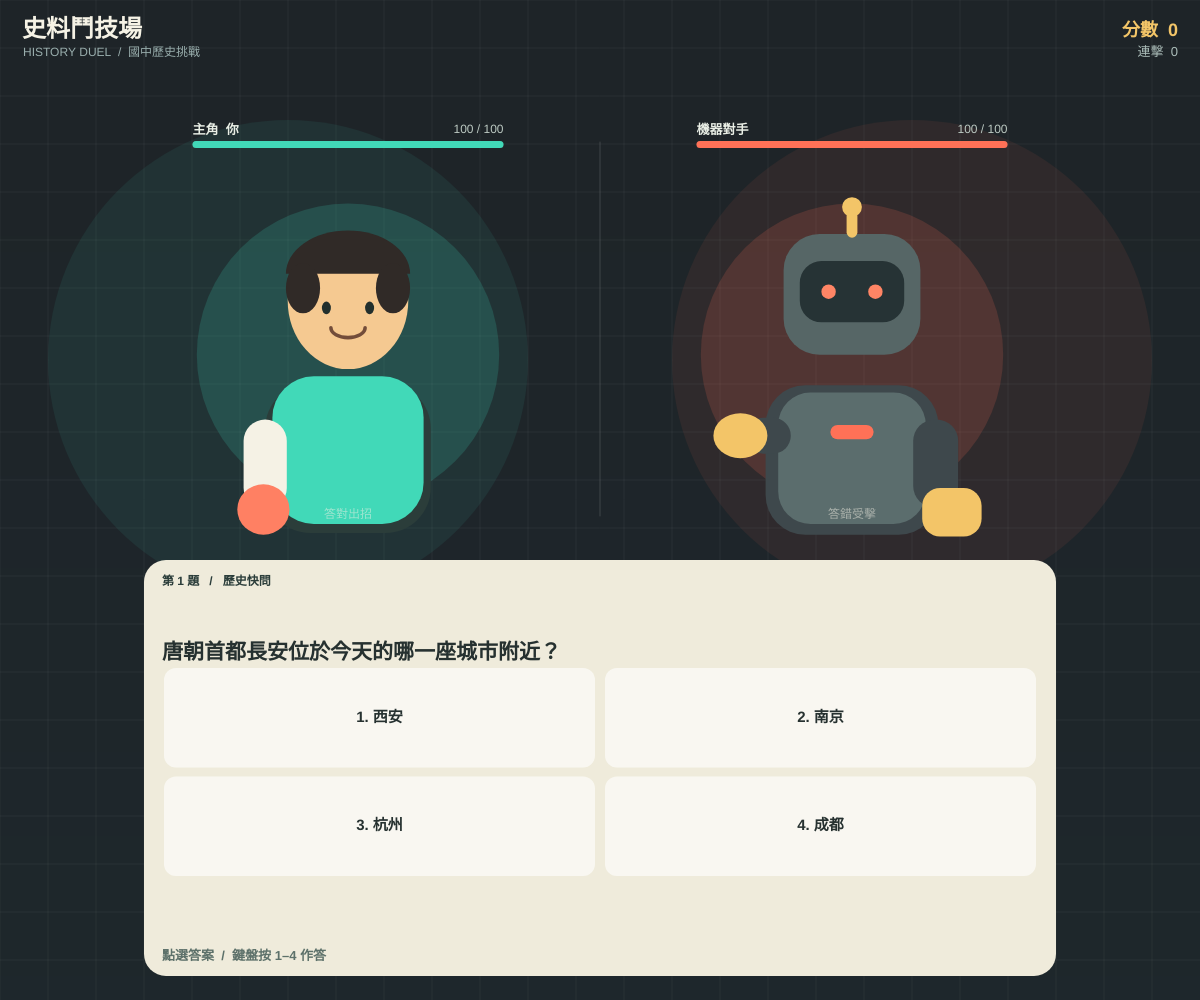
Frame 1 (no input)
Frame 60 (no input): identical to frame 1, image omitted
Frame 120 (the mouse pressed at the canvas centre since frame 60): identical to frame 1, image omitted

The p5.js sketch that drew this single still picture (run headless with seeded random() and noise() and a simulated clock; from frame 60 on, the mouse is pressed at the canvas centre):

// p5.js sketch
// ── sketch.js
// 儲存玩家與機器對手的戰鬥狀態。
let playerHealth = 100; // 主角目前的生命值。
let enemyHealth = 100; // 機器對手目前的生命值。
let score = 0; // 記錄答對題目獲得的分數。
let combo = 0; // 記錄連續答對的題數。
let questionIndex = 0; // 記錄目前題庫進度。
let selectedAnswer = -1; // 記錄玩家選擇的答案編號。
let answerLocked = false; // 作答後暫時鎖定輸入，顯示回饋動畫。
let feedbackUntil = 0; // 記錄回饋動畫結束的時間。
let gameResult = "playing"; // 保存遊戲狀態：進行中、勝利或失敗。
let hitFlash = 0; // 控制受擊時的短暫畫面閃光。
let playerDownUntil = 0; // 記錄主角倒地動畫結束的時間。
let robotAttackUntil = 0; // 記錄機器人出拳動畫結束的時間。

// 建立適合國中程度的歷史四選一題庫。
const questions = [
  { question: "秦始皇統一六國後，採用哪一種文字作為標準？", choices: ["甲骨文", "小篆", "楷書", "隸書"], answer: 1, explanation: "秦始皇推行「書同文」，以小篆作為全國通行的標準文字。" },
  { question: "漢代開通、促進東西交流的重要路線是？", choices: ["茶馬古道", "絲綢之路", "大運河", "鄭和航線"], answer: 1, explanation: "張騫出使西域後，漢朝與西域往來增加，絲綢之路成為東西交流的重要路線。" },
  { question: "唐朝時，前往日本傳授佛法的高僧是誰？", choices: ["玄奘", "鑑真", "法顯", "鳩摩羅什"], answer: 1, explanation: "鑑真和尚多次嘗試東渡日本，成功後傳授佛法並協助建立寺院。" },
  { question: "宋代重要的海上貿易港口之一是？", choices: ["泉州", "北京", "西安", "洛陽"], answer: 0, explanation: "泉州位於東南沿海，宋元時期港口貿易興盛，是重要的海上交通中心。" },
  { question: "明朝時率領船隊下西洋的是哪一位人物？", choices: ["戚繼光", "鄭成功", "鄭和", "張騫"], answer: 2, explanation: "鄭和奉明成祖之命多次率領大型船隊遠航，前往東南亞、印度洋等地。" },
  { question: "清朝末年，臺灣在哪一年建省？", choices: ["1683 年", "1885 年", "1895 年", "1945 年"], answer: 1, explanation: "清廷在 1885 年正式設立臺灣省，首任巡撫是劉銘傳。" },
  { question: "臺灣原住民族中，曾與荷蘭人締結條約的族群是？", choices: ["凱達格蘭族", "西拉雅族", "排灣族", "泰雅族"], answer: 1, explanation: "西拉雅族是臺灣西南部的平埔族群，曾與荷蘭人接觸並締結協議。" },
  { question: "第二次世界大戰結束於哪一年？", choices: ["1918 年", "1939 年", "1945 年", "1949 年"], answer: 2, explanation: "德國於 1945 年 5 月投降，日本於同年 9 月正式簽署降書，第二次世界大戰結束。" },
  { question: "臺灣民主國成立於哪一年？", choices: ["1895 年", "1911 年", "1921 年", "1949 年"], answer: 0, explanation: "清朝在 1895 年簽訂《馬關條約》割讓臺灣，臺灣民主國隨後成立以抵抗日軍接收。" },
  { question: "清代渡臺禁令逐漸解除後，哪個家族在臺灣開墾有名？", choices: ["鄭氏家族", "霧峰林家", "板橋林家", "新竹陳家"], answer: 2, explanation: "板橋林家在清代於北臺灣拓墾並累積土地，是臺灣著名的家族之一。" },
  { question: "商朝常用哪一種文字占卜並記錄事情？", choices: ["甲骨文", "小篆", "金文", "楷書"], answer: 0, explanation: "商人把占卜結果刻在龜甲或獸骨上，這些文字稱為甲骨文，是目前重要的早期漢字資料。" },
  { question: "春秋時期提出「有教無類」主張的思想家是誰？", choices: ["老子", "孔子", "墨子", "韓非子"], answer: 1, explanation: "孔子主張教育不應受身分或出身限制，這個理念稱為「有教無類」。" },
  { question: "秦朝中央政府中，負責監察百官的官職是？", choices: ["丞相", "太尉", "御史大夫", "郡守"], answer: 2, explanation: "秦朝中央設御史大夫負責監察；丞相掌行政，太尉掌軍事，郡守則治理郡。" },
  { question: "傳統上被認為改進造紙術的東漢人物是誰？", choices: ["張衡", "蔡倫", "司馬遷", "班超"], answer: 1, explanation: "東漢蔡倫改進造紙方法，利用樹皮、麻頭等材料製紙，促進文字記錄與傳播。" },
  { question: "隋朝為了連接南北交通而開鑿的重要工程是？", choices: ["靈渠", "都江堰", "大運河", "鄭國渠"], answer: 2, explanation: "隋朝大運河連接南北水系，方便交通、漕運與各地往來。" },
  { question: "唐朝首都長安位於今天的哪一座城市附近？", choices: ["西安", "南京", "杭州", "成都"], answer: 0, explanation: "唐朝長安城位於今天陝西省西安市一帶，是當時重要的政治與國際交流中心。" },
  { question: "宋代指南針廣泛應用於哪一種活動？", choices: ["海上航行", "活字印刷", "水利灌溉", "科舉考試"], answer: 0, explanation: "指南針能辨別方向，宋代應用於海上航行，讓船隻較容易掌握航向。" },
  { question: "活字印刷術的發明者畢昇生活在哪個朝代？", choices: ["漢朝", "唐朝", "宋朝", "明朝"], answer: 2, explanation: "北宋的畢昇發明泥活字印刷，比逐字雕刻整版更方便重複排版。" },
  { question: "元朝的建立者忽必烈屬於哪一個族群？", choices: ["女真族", "蒙古族", "滿族", "契丹族"], answer: 1, explanation: "忽必烈是蒙古帝國的領袖，建立元朝並統一中國。" },
  { question: "明代鄭和船隊下西洋時，明朝的皇帝是？", choices: ["明太祖", "明成祖", "明英宗", "明神宗"], answer: 1, explanation: "鄭和受明成祖朱棣派遣下西洋，第一次航行於 1405 年出發。" },
  { question: "鄭成功於 1662 年從哪一國手中收復臺灣？", choices: ["西班牙", "荷蘭", "英國", "葡萄牙"], answer: 1, explanation: "鄭成功率軍攻打荷蘭東印度公司在臺據點，荷蘭守軍於 1662 年投降。" },
  { question: "清朝何時開始將臺灣納入版圖並設府治理？", choices: ["1684 年", "1885 年", "1895 年", "1945 年"], answer: 0, explanation: "清廷於 1683 年擊敗鄭氏政權，隔年設臺灣府，將臺灣納入行政治理。" },
  { question: "清朝在甲午戰爭後，透過哪一項條約將臺灣割讓給日本？", choices: ["南京條約", "馬關條約", "北京條約", "辛丑條約"], answer: 1, explanation: "清朝在 1895 年簽訂《馬關條約》，將臺灣及澎湖割讓給日本。" },
  { question: "辛亥革命發生於哪一年？", choices: ["1895 年", "1905 年", "1911 年", "1919 年"], answer: 2, explanation: "武昌起義於 1911 年爆發，推動辛亥革命，最終促成清朝結束統治。" },
  { question: "五四運動發生於哪一年？", choices: ["1911 年", "1919 年", "1927 年", "1937 年"], answer: 1, explanation: "1919 年巴黎和會的山東問題引發學生上街抗議，五四運動隨之展開。" },
  { question: "第二次世界大戰期間，臺灣結束日本統治是在？", choices: ["1911 年", "1937 年", "1945 年", "1949 年"], answer: 2, explanation: "日本在 1945 年戰敗投降，依戰後安排，臺灣結束日本統治。" },
  { question: "中華人民共和國成立於哪一年？", choices: ["1912 年", "1937 年", "1945 年", "1949 年"], answer: 3, explanation: "1949 年 10 月 1 日，中華人民共和國在北京宣告成立。" },
  { question: "荷蘭東印度公司在臺灣建立據點，主要位於哪個地區？", choices: ["臺灣北部", "臺灣西南部", "臺灣東部", "澎湖以北"], answer: 1, explanation: "荷蘭東印度公司主要在臺灣西南部建立據點，曾以大員（今臺南安平一帶）為中心。" }
];

// 設定滿版畫布與全域繪圖文字樣式。
function setup() {
  createCanvas(windowWidth, windowHeight); // 讓畫布一開始就填滿瀏覽器視窗。
  shuffleQuestions(); // 每次載入遊戲時重新排列題目。
  textFont("sans-serif"); // 使用跨裝置可讀的中文字型。
  textAlign(CENTER, CENTER); // 讓遊戲文字以中心點對齊。
  rectMode(CORNER); // 使用左上角作為矩形座標。
}

// 依照目前視窗尺寸重新安排畫布。
function windowResized() {
  resizeCanvas(windowWidth, windowHeight); // 視窗或裝置方向改變時同步畫布大小。
}

// 每一影格重新繪製場景、角色與遊戲介面。
function draw() {
  drawBackdrop(); // 繪製帶有格線與光暈的競技場背景。
  drawHeader(); // 顯示遊戲名稱、分數與連擊數。
  drawBattlefield(); // 顯示兩名角色與雙方生命值。
  drawQuestionPanel(); // 顯示題目、答案選項與作答回饋。
  drawResultOverlay(); // 遊戲結束時顯示勝負與重新開始按鈕。
}

// 繪製深色競技場與細緻的網格背景。
function drawBackdrop() {
  background("#212529"); // 使用指定的深灰色作為整體背景。
  noStroke(); // 背景裝飾不顯示外框。
  for (let y = 0; y < height; y += 4) { // 以細橫帶製作柔和的垂直色差。
    fill(22, 33 + y * 0.015, 37 + y * 0.018, 55); // 讓畫面下方稍微明亮。
    rect(0, y, width, 4); // 畫出目前這一道背景色帶。
  }
  stroke(255, 255, 255, 12); // 設定低對比度的格線顏色。
  strokeWeight(1); // 使用細線，避免格線干擾文字。
  for (let x = 0; x < width; x += 48) line(x, 0, x, height); // 畫出垂直格線。
  for (let y = 0; y < height; y += 48) line(0, y, width, y); // 畫出水平格線。
  noStroke(); // 後續圖形恢復為無外框模式。
  fill(65, 217, 184, 20); // 使用青綠色點綴舞台中央。
  ellipse(width * 0.24, height * 0.36, min(width, height) * 0.48); // 加上主角側柔光。
  fill(255, 113, 87, 19); // 使用珊瑚紅點綴對手區域。
  ellipse(width * 0.76, height * 0.36, min(width, height) * 0.48); // 加上對手側柔光。
}

// 繪製標題列與戰鬥分數。
function drawHeader() {
  const compact = width < 600; // 窄螢幕使用較緊湊的標題排版。
  fill(245, 242, 229); // 設定主標題的暖白文字顏色。
  textAlign(LEFT, CENTER); // 標題與副標題靠左對齊。
  textStyle(BOLD); // 強調遊戲主標題。
  textSize(compact ? 19 : 24); // 依螢幕寬度調整標題字級。
  text("史料鬥技場", 22, 30); // 顯示遊戲名稱。
  textStyle(NORMAL); // 副標題恢復一般字重。
  fill(153, 174, 173); // 使用柔和灰綠色呈現副標題。
  textSize(compact ? 10 : 12); // 窄螢幕縮小副標題。
  text("HISTORY DUEL  /  國中歷史挑戰", 23, 53); // 顯示遊戲主題。
  textAlign(RIGHT, CENTER); // 分數資訊靠右排列。
  fill(243, 197, 104); // 分數使用明亮金黃色。
  textStyle(BOLD); // 強調分數數值。
  textSize(compact ? 15 : 18); // 讓分數在小螢幕仍然清楚。
  text("分數  " + score, width - 22, 31); // 顯示目前累積分數。
  fill(172, 190, 186); // 連擊數使用低調的輔助色。
  textStyle(NORMAL); // 連擊標籤使用一般字重。
  textSize(compact ? 11 : 13); // 依版面縮放連擊字級。
  text("連擊  " + combo, width - 22, 52); // 顯示目前連續答對數。
  textAlign(CENTER, CENTER); // 恢復中央對齊供其他畫面元件使用。
}

// 繪製對戰區域、兩位角色與生命值。
function drawBattlefield() {
  const compact = width < 600; // 窄螢幕縮小人物並調整對戰間距。
  const sceneTop = compact ? height * 0.11 : height * 0.13; // 計算對戰區的頂端位置。
  const sceneBottom = compact ? height * 0.48 : height * 0.52; // 計算對戰區的底端位置。
  const fighterSize = min(width * (compact ? 0.34 : 0.27), height * 0.34); // 依視窗比例限制人物最大尺寸。
  const fighterY = sceneTop + (sceneBottom - sceneTop) * 0.53; // 將人物置於舞台中央。
  const playerX = width * (compact ? 0.27 : 0.29); // 計算主角的水平位置。
  const enemyX = width * (compact ? 0.73 : 0.71); // 計算機器人的水平位置。
  drawHealthBar(playerX - fighterSize * 0.48, sceneTop, fighterSize * 0.96, playerHealth, "主角  你", color(65, 217, 184)); // 顯示主角名稱與生命值。
  drawHealthBar(enemyX - fighterSize * 0.48, sceneTop, fighterSize * 0.96, enemyHealth, "機器對手", color(255, 113, 87)); // 顯示機器對手生命值。
  drawPlayer(playerX, fighterY, fighterSize, playerDownUntil > millis()); // 受擊時繪製倒地的主角。
  const attackProgress = constrain(1 - (robotAttackUntil - millis()) / 420, 0, 1); // 計算機器人出拳動畫進度。
  const attackAmount = robotAttackUntil > millis() ? sin(attackProgress * PI) : 0; // 先出拳再收拳，形成完整動作。
  drawRobot(enemyX, fighterY, fighterSize, attackAmount); // 依動畫進度繪製機器人出拳。
  stroke(255, 255, 255, 38); // 設定中央分隔線的淡色外觀。
  line(width / 2, sceneTop + 12, width / 2, sceneBottom - 4); // 分隔競技場兩側。
  noStroke(); // 關閉外框，供下一個畫面元件使用。
  fill(245, 242, 229, 130); // 使用淡色標示人物所屬陣營。
  textSize(compact ? 10 : 12); // 控制人物標籤字級。
  text("答對出招", playerX, sceneBottom - 5); // 提示答對可攻擊對手。
  text("答錯受擊", enemyX, sceneBottom - 5); // 說明答錯時對手會反擊。
}

// 依照目前生命值繪製角色名稱與能量條。
function drawHealthBar(x, y, barWidth, health, label, barColor) {
  textAlign(LEFT, CENTER); // 生命值標籤由左側開始排列。
  fill(234, 239, 230); // 設定標籤文字顏色。
  textStyle(BOLD); // 強調陣營名稱。
  textSize(width < 600 ? 11 : 13); // 依螢幕大小調整名稱字級。
  text(label, x, y); // 顯示角色名稱。
  textAlign(RIGHT, CENTER); // 生命值數值靠右對齊。
  fill(189, 202, 195); // 設定數值的輔助文字顏色。
  textStyle(NORMAL); // 數值採用一般字重。
  textSize(width < 600 ? 10 : 12); // 依螢幕大小調整數值字級。
  text(max(0, health) + " / 100", x + barWidth, y); // 顯示目前與最大生命值。
  noStroke(); // 生命值底槽不需要外框。
  fill(255, 255, 255, 25); // 使用半透明白色畫出底槽。
  rect(x, y + 11, barWidth, 7, 4); // 畫出完整的生命值底槽。
  fill(barColor); // 使用陣營色表示剩餘生命值。
  rect(x, y + 11, barWidth * constrain(health / 100, 0, 1), 7, 4); // 依照生命值比例填滿能量條。
  textAlign(CENTER, CENTER); // 恢復其他介面文字的中央對齊。
}

// 以簡單圖形繪製玩家角色。
function drawPlayer(x, y, size, isDown) {
  push(); // 暫存畫布樣式，避免影響其他人物。
  translate(x + (isDown ? size * 0.08 : 0), y + (isDown ? size * 0.18 : 0)); // 受擊時讓主角向後倒下。
  rotate(isDown ? PI / 2 : 0); // 將主角旋轉成倒地姿勢。
  scale(size / 180); // 讓角色依照響應式尺寸等比例縮放。
  noStroke(); // 角色使用柔和色塊，不加外框。
  fill(65, 217, 184, 45); // 繪製主角身後的青綠色光圈。
  ellipse(0, 10, 168, 168); // 畫出人物背後的識別光圈。
  fill(43, 61, 58); // 使用深綠灰色繪製衣服陰影。
  rect(-46, 26, 92, 83, 25); // 畫出主角上半身。
  fill(65, 217, 184); // 使用明亮青綠色繪製主角外套。
  rect(-42, 22, 84, 82, 23); // 畫出主角衣服主體。
  fill(245, 201, 145); // 使用暖膚色繪製臉部。
  ellipse(0, -20, 67, 76); // 畫出主角頭部。
  fill(48, 42, 39); // 使用深色繪製頭髮。
  arc(0, -35, 69, 48, PI, TWO_PI); // 畫出主角瀏海與頭頂。
  ellipse(-25, -27, 19, 28); // 補上左側頭髮。
  ellipse(25, -27, 19, 28); // 補上右側頭髮。
  fill(34, 47, 45); // 使用深色點出眼睛。
  ellipse(-12, -16, 5, 7); // 畫出左眼。
  ellipse(12, -16, 5, 7); // 畫出右眼。
  stroke(115, 77, 58); // 設定微笑表情的線條顏色。
  strokeWeight(2); // 使用清楚但細緻的表情線條。
  noFill(); // 嘴角只畫線條，不填滿。
  arc(0, -5, 19, 11, 0, PI); // 畫出主角微笑。
  noStroke(); // 關閉線條以便繪製拳套。
  fill(245, 242, 229); // 使用暖白色繪製左手臂。
  rect(-58, 46, 24, 50, 12); // 畫出主角左手臂。
  fill(255, 128, 99); // 用珊瑚色作為主角拳套的亮點。
  ellipse(-47, 96, 29, 28); // 畫出主角左拳套。
  pop(); // 還原畫布樣式，避免角色設定外溢。
}

// 以簡單圖形繪製機器對手。
function drawRobot(x, y, size, attackAmount) {
  push(); // 暫存畫布樣式，避免影響其他人物。
  translate(x - size * 0.05 * attackAmount, y); // 出拳時讓機器人身體稍微前傾。
  scale(size / 180); // 讓機器人依照響應式尺寸等比例縮放。
  noStroke(); // 機器人使用色塊呈現金屬造型。
  fill(255, 113, 87, 42); // 繪製機器人身後的珊瑚色光圈。
  ellipse(0, 10, 168, 168); // 畫出機器人的識別光圈。
  fill(62, 72, 76); // 使用金屬灰繪製機器人身體。
  rect(-48, 27, 96, 83, 22); // 畫出機器人軀幹。
  fill(91, 109, 109); // 為機器人軀幹增加較亮的金屬面。
  rect(-41, 31, 82, 73, 18); // 畫出機器人胸前面板。
  fill(86, 102, 102); // 使用灰綠色繪製機器人頭部。
  rect(-38, -57, 76, 67, 20); // 畫出機器人的方形頭部。
  fill(38, 51, 53); // 使用深色畫出機器人的面罩。
  rect(-29, -42, 58, 34, 12); // 畫出機器人的臉部螢幕。
  fill(255, 133, 101); // 使用珊瑚色點亮機器人的電子眼。
  ellipse(-13, -25, 8, 8); // 畫出左側電子眼。
  ellipse(13, -25, 8, 8); // 畫出右側電子眼。
  fill(243, 197, 104); // 使用金黃色畫出頭頂天線。
  rect(-3, -70, 6, 15, 3); // 畫出天線支柱。
  ellipse(0, -72, 11, 11); // 畫出天線訊號燈。
  fill(255, 113, 87); // 用珊瑚色裝飾機器人胸口。
  rect(-12, 49, 24, 8, 4); // 畫出胸前狀態燈。
  fill(62, 72, 76); // 手臂以金屬灰色呈現。
  rect(34, 46, 25, 49, 12); // 畫出機器人右手臂。
  fill(243, 197, 104); // 機械拳使用金黃色作為對比。
  rect(39, 84, 33, 27, 10); // 畫出機器人的右拳。
  fill(62, 72, 76); // 使用金屬灰繪製朝主角方向攻擊的手臂。
  rect(-59 - attackAmount * 24, 45, 25 + attackAmount * 24, 20, 10); // 出拳時將機器人左手向前伸展。
  fill(243, 197, 104); // 以金黃色突顯機器人伸出的拳頭。
  ellipse(-62 - attackAmount * 48, 55, 30, 25); // 讓拳頭隨攻擊動畫向左移動。
  pop(); // 還原畫布樣式，避免角色設定外溢。
}

// 繪製題目卡片、四個答案按鈕與答題回饋。
function drawQuestionPanel() {
  const compact = width < 600; // 窄螢幕採用較緊湊的題目版面。
  const panelX = compact ? 14 : max(40, width * 0.12); // 計算題目卡片左側位置。
  const panelWidth = width - panelX * 2; // 計算題目卡片可用寬度。
  const panelY = compact ? height * 0.535 : height * 0.56; // 將題目卡片放在對戰區下方。
  const panelHeight = height - panelY - (compact ? 16 : 24); // 讓題目區延伸至畫面底部。
  const question = questions[questionIndex]; // 依照目前進度選取歷史題目，不循環重複。
  const cardRadius = compact ? 17 : 22; // 小螢幕卡片圓角略微縮小。
  noStroke(); // 題目卡片不顯示外框。
  fill(239, 235, 219); // 使用淺暖灰色建立清晰的閱讀區。
  rect(panelX, panelY, panelWidth, panelHeight, cardRadius); // 畫出題目與選項的底卡。
  fill(43, 61, 58); // 題目分類標籤使用深綠灰色。
  textAlign(LEFT, CENTER); // 標籤與題目均靠左排列。
  textStyle(BOLD); // 強調小節標籤。
  textSize(compact ? 10 : 12); // 依裝置調整小節字級。
  text("第 " + (questionIndex + 1) + " 題   /   歷史快問", panelX + 18, panelY + 22); // 顯示題目進度。
  fill(38, 49, 48); // 使用高對比深色呈現題目文字。
  textStyle(BOLD); // 題目使用粗體以方便閱讀。
  textSize(compact ? 16 : 21); // 窄螢幕採用較小題目字級。
  textWrap(WORD); // 允許較長題目依單字自然換行。
  text(question.question, panelX + 18, panelY + (compact ? 58 : 66), panelWidth - 36, compact ? 48 : 54); // 顯示目前歷史題目。
  const choices = getChoiceRects(panelX, panelWidth, panelY, panelHeight, compact); // 取得答案按鈕的版面位置。
  for (let index = 0; index < choices.length; index += 1) { // 逐一繪製四個選項。
    const choice = choices[index]; // 取得目前答案選項與位置。
    const isSelected = selectedAnswer === index; // 判斷此選項是否為玩家剛選的答案。
    const isCorrect = question.answer === index; // 判斷此選項是否為正確答案。
    let fillColor = color(255, 255, 255, 160); // 未選擇的選項使用淡色底。
    if (answerLocked && isCorrect) fillColor = color("#a7c957"); // 作答後以指定綠色標示正確答案。
    if (answerLocked && isSelected && !isCorrect) fillColor = color("#e63946"); // 答錯時以指定紅色標示選擇。
    fill(fillColor); // 套用目前答案按鈕顏色。
    rect(choice.x, choice.y, choice.w, choice.h, compact ? 10 : 12); // 畫出答案按鈕背景。
    fill(38, 49, 48); // 使用深色文字維持答案的閱讀對比。
    textAlign(CENTER, CENTER); // 讓答案文字在按鈕中央對齊。
    textStyle(BOLD); // 讓整個答案選項清楚易讀。
    textSize(compact ? 12 : 15); // 依版面調整答案字級。
    text((index + 1) + ". " + question.choices[index], choice.x + 8, choice.y + 2, choice.w - 16, choice.h - 4); // 以按鈕內的文字框置中呈現編號與答案。
  }
  drawFeedback(panelX, panelWidth, panelY, panelHeight, compact); // 顯示作答結果或操作提示。
  textAlign(CENTER, CENTER); // 還原文字對齊，供其他畫面區域使用。
}

// 計算答案選項的位置，讓滑鼠與觸控共用同一套座標。
function getChoiceRects(panelX, panelWidth, panelY, panelHeight, compact) {
  const gap = compact ? 8 : 10; // 設定按鈕間距。
  const innerX = panelX + (compact ? 16 : 20); // 計算卡片內側左右留白。
  const innerWidth = panelWidth - (compact ? 32 : 40); // 計算按鈕可用總寬度。
  const top = panelY + (compact ? 91 : 108); // 計算第一排按鈕的起始位置。
  const rowGap = compact ? 7 : 9; // 設定兩排選項之間的距離。
  const feedbackSpace = compact ? 94 : 100; // 將作答結果與解析保留在選項下方。
  const availableHeight = panelHeight - (compact ? 91 : 108) - feedbackSpace; // 依卡片高度計算選項可用空間。
  const buttonHeight = max(compact ? 28 : 32, (availableHeight - rowGap) / 2); // 視窗較矮時縮小選項，避免與解析重疊。
  const buttonWidth = (innerWidth - gap) / 2; // 兩欄平均分配選項寬度。
  return questions[questionIndex].choices.map((choice, index) => ({ // 依選項數量建立按鈕座標。
    x: innerX + (index % 2) * (buttonWidth + gap), // 設定目前選項的水平位置。
    y: top + floor(index / 2) * (buttonHeight + rowGap), // 設定目前選項的垂直位置。
    w: buttonWidth, // 儲存目前選項的寬度。
    h: buttonHeight // 儲存目前選項的高度。
  })); // 回傳所有選項的座標資料。
}

// 在題目卡片底部顯示正誤結果或鍵盤提示。
function drawFeedback(panelX, panelWidth, panelY, panelHeight, compact) {
  const messageY = panelY + panelHeight - (compact ? 70 : 76); // 將錯誤提示與解析往下移並保留底部間距。
  textAlign(LEFT, TOP); // 回饋訊息與解析靠左排列。
  textStyle(BOLD); // 回饋訊息使用粗體提高辨識度。
  textSize(compact ? 11 : 13); // 手機提示文字稍微縮小。
  if (answerLocked) { // 玩家作答後顯示正確或錯誤結果。
    const question = questions[questionIndex]; // 取得目前題目與解析。
    const isCorrect = selectedAnswer === question.answer; // 比對所選答案與正解。
    fill(isCorrect ? color("#a7c957") : color("#e63946")); // 依照作答結果切換指定的正誤顏色。
    text(isCorrect ? "答對！重擊命中" : "答錯了，正確答案是：" + question.choices[question.answer], panelX + 18, messageY); // 顯示戰鬥結果與正確答案。
    if (!isCorrect) { // 答錯時補充正解的歷史背景。
      fill(65, 81, 74); // 解析使用清楚易讀的深灰綠色。
      textStyle(NORMAL); // 解析採一般字重。
      textSize(compact ? 10 : 12); // 解析字級兼顧手機空間與可讀性。
      textWrap(CHAR); // 中文解析依字元換行，避免長句超出卡片。
      text(question.explanation, panelX + 18, messageY + (compact ? 20 : 23), panelWidth - 36, compact ? 45 : 50); // 顯示為何正解正確。
    }
  } else { // 尚未作答時顯示操作方式。
    fill(93, 113, 106); // 使用低對比度文字作為輔助提示。
    textAlign(LEFT, CENTER); // 操作提示維持單行垂直置中。
    text("點選答案" + (compact ? "" : "  /  鍵盤按 1–4 作答"), panelX + 18, panelY + panelHeight - (compact ? 17 : 20)); // 提醒玩家如何選擇答案。
  }
  textAlign(CENTER, CENTER); // 還原文字對齊。
}

// 接收滑鼠與觸控點擊，將選項點擊轉為一次作答。
function mousePressed() {
  if (gameResult !== "playing") { // 遊戲結束後點擊畫面可重新開始。
    resetGame(); // 初始化雙方生命值與分數。
    return false; // 避免瀏覽器接續執行預設滑鼠行為。
  }
  if (answerLocked) return false; // 回饋動畫期間忽略重複點擊。
  const compact = width < 600; // 依照目前螢幕寬度取得正確按鈕版面。
  const panelX = compact ? 14 : max(40, width * 0.12); // 計算題目卡片左側位置。
  const panelWidth = width - panelX * 2; // 計算題目卡片寬度。
  const panelY = compact ? height * 0.535 : height * 0.56; // 計算題目卡片垂直位置。
  const panelHeight = height - panelY - (compact ? 16 : 24); // 計算題目卡片高度。
  const choices = getChoiceRects(panelX, panelWidth, panelY, panelHeight, compact); // 取得每個答案按鈕的位置。
  for (let index = 0; index < choices.length; index += 1) { // 逐一檢查點擊是否落在某個答案按鈕。
    const choice = choices[index]; // 取得目前檢查的按鈕位置。
    if (mouseX >= choice.x && mouseX <= choice.x + choice.w && mouseY >= choice.y && mouseY <= choice.y + choice.h) { // 判斷滑鼠或手指是否點中選項。
      answerQuestion(index); // 送出點中的答案。
      return false; // 停止繼續檢查其他選項。
    }
  }
  return false; // 阻止觸控裝置點擊時捲動網頁。
}

// 接收鍵盤輸入，數字 1 至 4 作答，Enter 重新開始。
function keyPressed() {
  if (gameResult !== "playing" && (keyCode === ENTER || keyCode === RETURN)) { // 結算畫面按 Enter 可再次挑戰。
    resetGame(); // 重設遊戲狀態。
    return false; // 阻止 Enter 觸發瀏覽器預設行為。
  }
  if (key >= "1" && key <= "4") answerQuestion(Number(key) - 1); // 將數字鍵轉成答案選項編號。
  return false; // 避免遊戲操作觸發瀏覽器快捷行為。
}

// 判斷答案正誤並執行攻擊、受擊與分數更新。
function answerQuestion(answerIndex) {
  if (gameResult !== "playing" || answerLocked) return; // 遊戲結束或動畫期間不接受新答案。
  selectedAnswer = answerIndex; // 記錄玩家剛選擇的答案。
  answerLocked = true; // 鎖住答案按鈕，避免重複計分。
  feedbackUntil = millis() + 3500; // 保留足夠時間閱讀答題結果與錯題解析。
  const correctAnswer = questions[questionIndex].answer; // 取得目前題目的正確答案。
  if (answerIndex === correctAnswer) { // 答對時扣除機器人的生命值。
    enemyHealth = max(0, enemyHealth - 25); // 每次答對造成 25 點傷害。
    score += 100 + combo * 20; // 連擊越高，答對獎勵越多。
    combo += 1; // 累加連續答對次數。
    if (enemyHealth <= 0) gameResult = "win"; // 機器人生命值歸零時判定勝利。
  } else { // 答錯時由機器人反擊主角。
    playerHealth = max(0, playerHealth - 20); // 每次答錯受到 20 點傷害。
    combo = 0; // 答錯後中斷連擊。
    hitFlash = millis() + 180; // 觸發短暫的受擊閃光。
    playerDownUntil = millis() + 1050; // 讓主角在錯答回饋期間保持倒地。
    robotAttackUntil = millis() + 420; // 播放機器人出拳並收回的動畫。
    if (playerHealth <= 0) gameResult = "lose"; // 主角生命值歸零時判定失敗。
  }
}

// 計時結束後切換至下一題，並處理受擊畫面回復。
function drawResultOverlay() {
  if (hitFlash > millis()) { // 受擊時短暫覆蓋一層紅色閃光。
    noStroke(); // 閃光覆蓋層不需要外框。
    fill(255, 78, 60, 32); // 使用低透明度珊瑚紅。
    rect(0, 0, width, height); // 讓整個畫面短暫閃紅。
  }
  if (answerLocked && gameResult === "playing" && millis() >= feedbackUntil) { // 回饋結束且遊戲仍在進行時切換題目。
    questionIndex += 1; // 進入下一題。
    selectedAnswer = -1; // 清除上一題的選擇狀態。
    answerLocked = false; // 重新開放答案輸入。
  }
  if (gameResult === "playing") return; // 遊戲進行中不顯示結算畫面。
  fill(12, 20, 23, 205); // 為結算視窗鋪上半透明遮罩。
  rect(0, 0, width, height); // 遮住競技場背景，聚焦遊戲結果。
  const boxWidth = min(width - 36, 420); // 限制結算視窗寬度並保留手機邊距。
  const boxHeight = 220; // 固定結算視窗高度，避免內容跳動。
  const boxX = (width - boxWidth) / 2; // 將結算視窗水平置中。
  const boxY = (height - boxHeight) / 2; // 將結算視窗垂直置中。
  fill(239, 235, 219); // 結算視窗使用與題目卡一致的暖白底色。
  rect(boxX, boxY, boxWidth, boxHeight, 20); // 畫出結算視窗。
  fill(gameResult === "win" ? color("#a7c957") : color("#e63946")); // 勝利與失敗沿用指定的正誤顏色。
  textStyle(BOLD); // 強調最終結果。
  textSize(width < 600 ? 27 : 34); // 窄螢幕略微縮小結果標題。
  text(gameResult === "win" ? "挑戰成功！" : "再接再厲！", width / 2, boxY + 63); // 顯示勝利或失敗文字。
  fill(58, 75, 68); // 使用深綠灰顯示結算資訊。
  textStyle(NORMAL); // 說明文字使用一般字重。
  textSize(15); // 設定結算說明的閱讀字級。
  text("最終分數　" + score + "　　答對連擊　" + combo, width / 2, boxY + 111); // 顯示分數與最後連擊。
  fill(43, 61, 58); // 重新開始按鈕採用深色底。
  rect(width / 2 - 93, boxY + 147, 186, 44, 12); // 畫出重新挑戰按鈕。
  fill(245, 242, 229); // 按鈕文字使用暖白色。
  textStyle(BOLD); // 強調重新開始指令。
  textSize(14); // 設定按鈕文字大小。
  text("重新挑戰　／　按 Enter", width / 2, boxY + 169); // 提示重新開始方式。
  textStyle(NORMAL); // 還原文字字重，避免影響後續繪圖。
}

// 將遊戲狀態還原，讓玩家可以立即重新挑戰。
function resetGame() {
  playerHealth = 100; // 恢復主角生命值。
  enemyHealth = 100; // 恢復機器對手生命值。
  score = 0; // 清除上一局的分數。
  combo = 0; // 清除上一局的連擊。
  questionIndex = 0; // 回到第一道歷史題目。
  shuffleQuestions(); // 重新挑戰時也重新排列題目。
  selectedAnswer = -1; // 清除答案選擇狀態。
  answerLocked = false; // 開放新一局的答案輸入。
  gameResult = "playing"; // 將遊戲狀態設回進行中。
  hitFlash = 0; // 清除上一局留下的受擊閃光。
  playerDownUntil = 0; // 清除主角倒地狀態。
  robotAttackUntil = 0; // 清除機器人出拳狀態。
}

// 使用 Fisher–Yates 演算法打亂題庫，確保每題在一輪中只出現一次。
function shuffleQuestions() {
  for (let index = questions.length - 1; index > 0; index -= 1) {
    const otherIndex = Math.floor(Math.random() * (index + 1));
    [questions[index], questions[otherIndex]] = [questions[otherIndex], questions[index]];
  }
}
